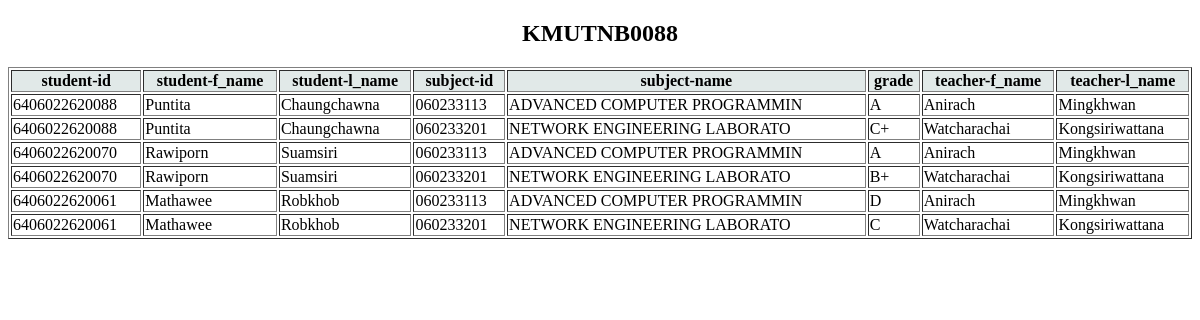
The app's page /, older data.
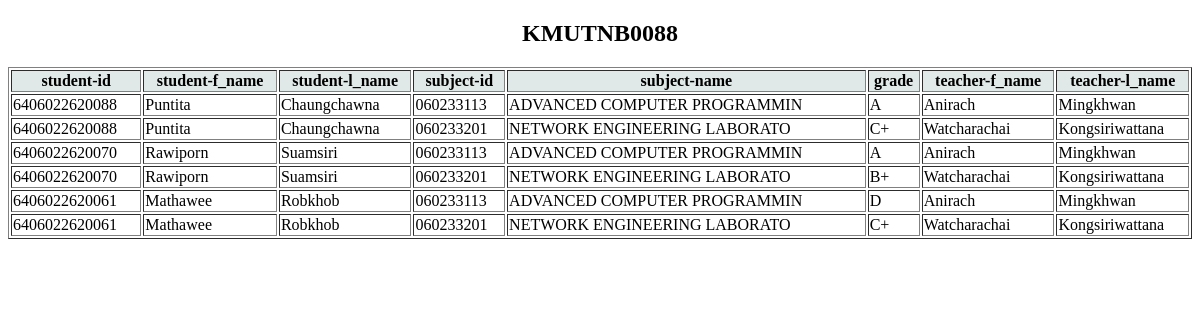
The same page, newer data.
### tables this page shows
CREATE TABLE "Registration" (
	id INTEGER NOT NULL, 
	student_id VARCHAR(13), 
	subject_id VARCHAR(15) NOT NULL, 
	year VARCHAR(4) NOT NULL, 
	semester VARCHAR(1) NOT NULL, 
	grade VARCHAR(2), 
	PRIMARY KEY (id)
);

CREATE TABLE "Students" (
	student_id VARCHAR(13), 
	f_name VARCHAR(30) NOT NULL, 
	l_name VARCHAR(30) NOT NULL, 
	e_mail VARCHAR(50) NOT NULL, 
	PRIMARY KEY (student_id)
);

CREATE TABLE "Subjects" (
	subject_id VARCHAR(15) NOT NULL, 
	subject_name VARCHAR(50) NOT NULL, 
	credit INTEGER NOT NULL, 
	teacher_id VARCHAR(3) NOT NULL, 
	PRIMARY KEY (subject_id)
);

CREATE TABLE "Teachers" (
	teacher_id VARCHAR(3), 
	f_name VARCHAR(50), 
	l_name VARCHAR(30), 
	e_mail VARCHAR(50), 
	PRIMARY KEY (teacher_id)
);

### LLL.py (the view)
@app.route("/")
def index():
    c = sqlite3.connect('work.sqlite3')
    cur = c.cursor()
    cur.execute("SELECT Students.student_id , Students.f_name ,Students.l_name\
        , Subjects.subject_id , Subjects.subject_name\
        ,Registration.grade , Teachers.f_name , Teachers.l_name from Students\
        JOIN Registration\
        on Students.student_id = Registration.student_id\
        JOIN Subjects\
        on Registration.subject_id = Subjects.subject_id\
        JOIN Teachers\
        on Subjects.teacher_id = Teachers.teacher_id\
        ;")
    test = cur.fetchall()
    return render_template("jane.html", test=test)

### templates/jane.html (shortened to what this page needs)
<!DOCTYPE html>
<html lang="en">
<head>
</head>
<body>
    <h2><center>KMUTNB0088</center></h2>
    <table border="1" width="100%" align="center">
        <tr bgcolor="#e1e9e8">
            <th>student-id</th>
            <th>student-f_name</th>
            <th>student-l_name</th>
            <th>subject-id</th>
            <th>subject-name</th>
            <th>grade</th>
            <th>teacher-f_name</th>
            <th>teacher-l_name</th>
        </tr>
        {% for row in test %}
        <tr>
          <td>{{ row[0] }}</td>
          <td>{{ row[1] }}</td>
          <td>{{ row[2] }}</td>
          <td>{{ row[3] }}</td>
          <td>{{ row[4] }}</td>
          <td>{{ row[5] }}</td>
          <td>{{ row[6] }}</td>
          <td>{{ row[7] }}</td>
        </tr>
      {% endfor %}
      </table>
</body>
</html>

Row changes from the older to the newer data that the page shows:
changed Registration (number 6 of 6 on the later page): grade "C" → "C+"
